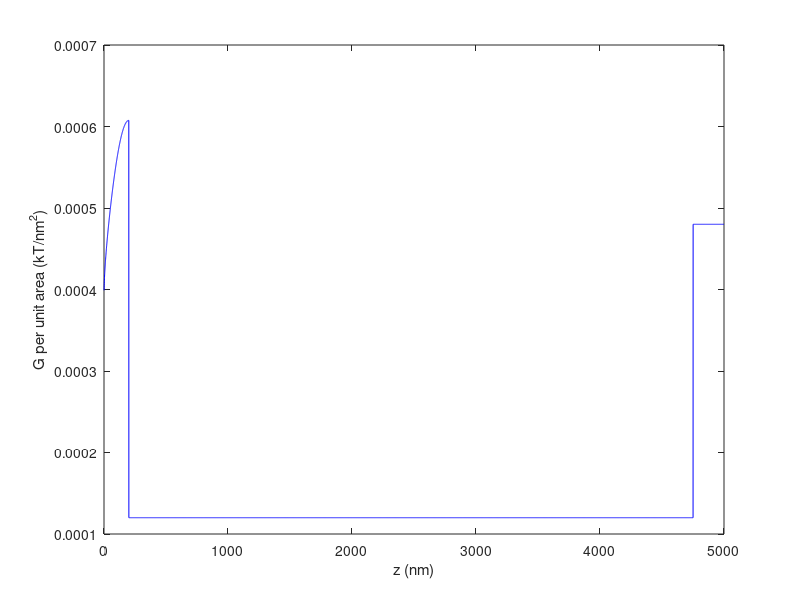
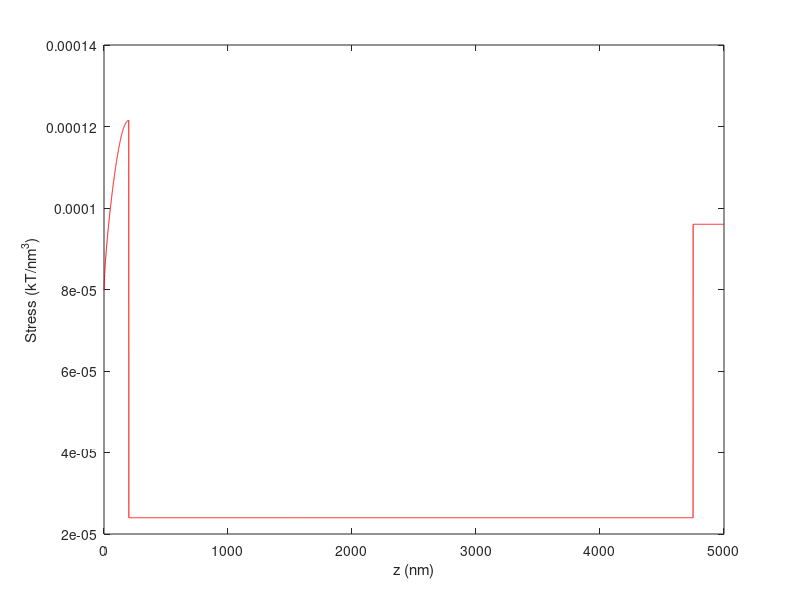

Reproduce these figures in MATLAB, in order.
% Version: 1.0      2019-07-09

% Numerical calculation of membrane protrusion bending stress & energy
% for a single, chosen torus tube radius
% Breaking protrusion into 3 parts:
%       a) Base: half of the inner surface of a torus
%       b) Body: cylinder
%       c) Cap: hemisphere

clear;

%-------------------------------
%   Define system props
%-------------------------------
%Define membrane properties
Kb = 15;            %Bending modulus; kT
thickness = 5;      %Membrane thickness; nm

%Define projection properties
%Universal props
R = 250;            %Radius of the projection; nm
l = 5000;           %Protrusion length; nm
%Base/torus props
ri = 200;           %Radius of the torus tube; nm
rt = R+ri;        %Dist from torus center to tube center; nm
%Body props
lCyl = l-(2*ri);    %Protrusion body length (ie w/o cap or base); nm
%Note: cap is hemisphere of radius R => no unique props

%Make our line for moving along the protrusion length
n = l*2;                %number of bins to split line into
dz = l/n;               %dist bins step over; nm
z = linspace(0,l,n);    %array of bins; bin step size l/n nm; units: nm
    z = z(2:n);         %Remove 0 bin to avoid inf problems
    %z will be right-side inclusive. Ie bin 2 will cover (l/n,2*l/n]

%-------------------------------
% Calc base bending E
%-------------------------------
%Dist along protrusion for base (absolute meas)
zBase = z(1:ceil(ri*n/l));    %units: nm

%Dist b/w protrusion center & sides as fxn of z:
rl = R + ri - (ri*cos(asin((ri-zBase)/ri)));
    %Check: yes, rl vs z plots a circle
drl = -((ri-zBase)/ri).*((1-((ri-zBase)/ri).^2).^(-0.5)); %d(rl)/dz
    %exp checks out

%The "stress" (G per unit membrane area) along the base
sBase = Kb*0.5*(((1/ri)+(1./rl)).^2);
sBaseStrip = Kb*0.5*(((1/ri)+(1./rl)).^2)...
    *pi.*rl.*sqrt(1+drl.^2)*dz;

% figure(1)
% plot(zBase,sBase,'-r')
% xlabel("z (nm)")
% ylabel("G per unit area (kT)")
% 
% figure(2)
% plot(zBase,sBaseStrip,'-b')
% xlabel("z (nm)")
% ylabel("G per strip (kT)")

%The totaled bending energy of the base
sBaseSum = sum(sBaseStrip);

%-------------------------------
% Calc body bending E
%-------------------------------
%Dist along protrusion for body (abs meas)
zBody = z(ceil(ri*n/l)+1:ceil(n - (R*n/l)));

%The "stress" along the body (note: cylinder => one r is inf)
sBody = zeros(1,length(zBody));
sBodyStrip = sBody;

for a=1:length(zBody)
    sBody(a) = Kb*0.5*((1/R)^2);
    sBodyStrip(a) = Kb*pi*dz/R;
end

sBodySum = sum(sBody);
GBodyTheor = Kb*pi*(l-2*ri)/R;  %Theoretical eq for G of whole body

%-------------------------------
% Calc cap bending E
%-------------------------------
%Dist along protrusion for cap (abs meas)
zCap = z(ceil(n - (R*n/l))+1:n-1);

sCap = zeros(1,length(zCap));
%sCapStrip = sCap;              %I'm going to ignore this for now

for b=1:length(zCap)
    sCap(b) = Kb*2/(R^2);
end

GCapTheor = 4*pi*Kb;

%-------------------------------
% Graph the results
%-------------------------------
sFull = [sBase,sBody,sCap];     %G_bend per unit area per strip; kT/(nm^2)
stressFull = sFull./thickness;  %Stress (E/V) per strip; kT/(nm^3)

figure(1)
plot(z,sFull,'-b')
xlabel('z (nm)')
ylabel('G per unit area (kT/nm^2)')

figure(2)
plot(z,stressFull,'-r')
xlabel('z (nm)')
ylabel('Stress (kT/nm^3)')
